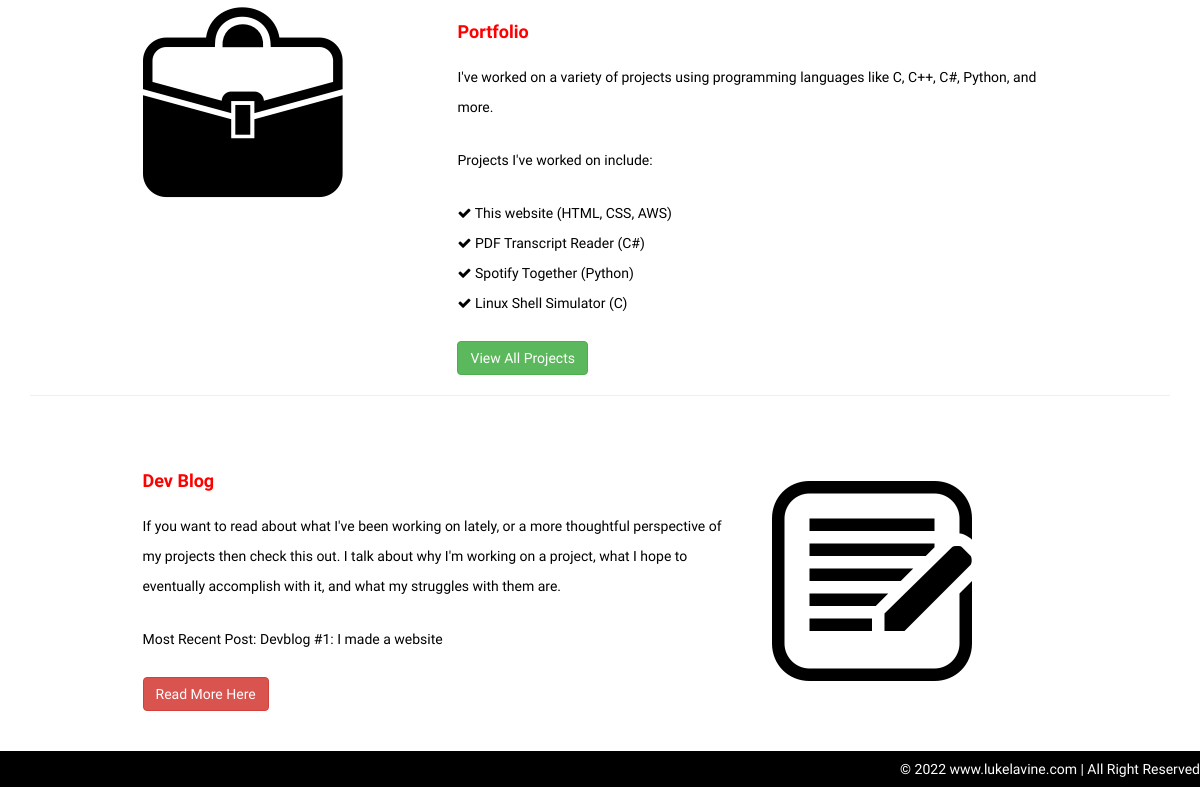
/ (lower part), run on an earlier commit of the app's database.
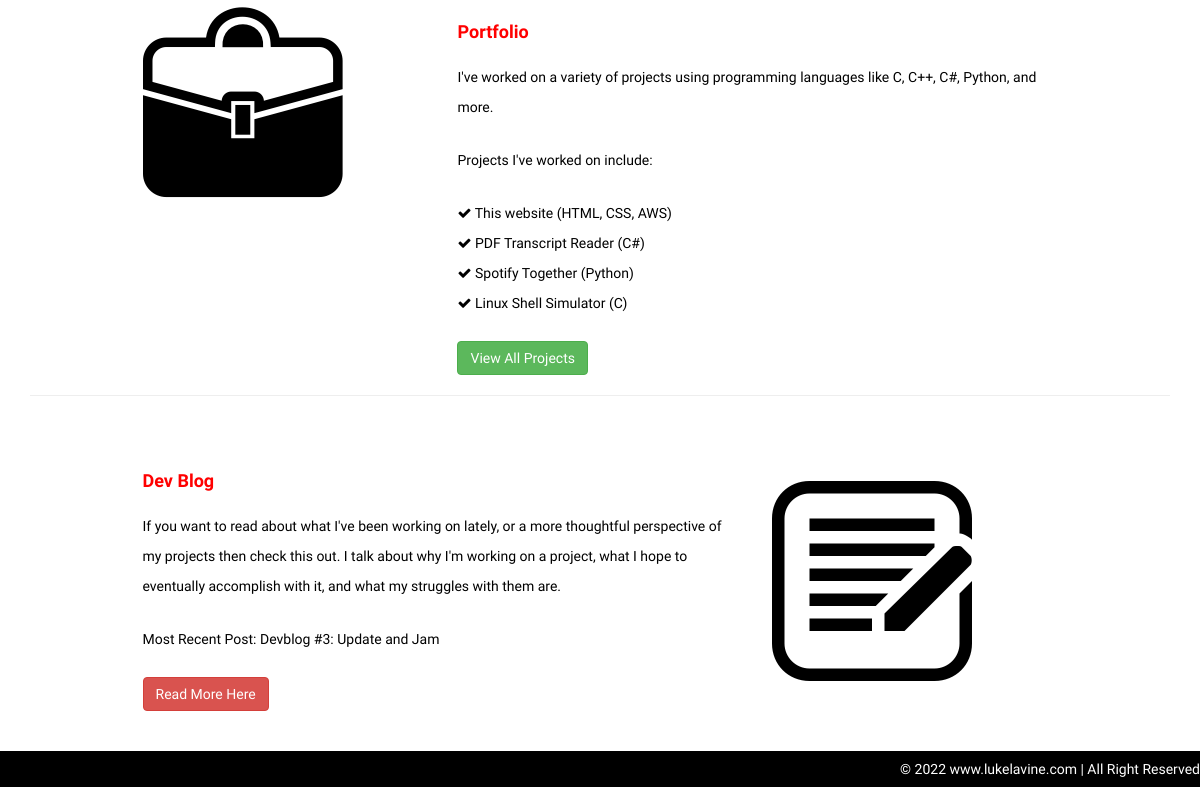
And on a later commit of the database.
### blog/models.py (models this page shows)
class Post(models.Model):
	published = models.DateTimeField('date published')
	title = models.CharField(max_length = 100)
	text = models.TextField(blank=True)

### home/views.py (the view)
# urls.py: 2. Add a URL to urlpatterns:  path('', views.home, name='home')
def home(request):
	recent_post = Post.objects.latest('published')
	context = {'recent_post': recent_post}
	return render(request, 'home/index.html', context)

### home/templates/home/index.html (shortened to what this page needs)
{% extends 'home/base.html' %}
{% load static %}
{% block content %}
    <div id="products-section" >
         <div class="container" >
            <div class="row main-low-margin" >
                <div class="col-md-10  col-md-offset-1 ">
 <div class="col-md-4 col-sm-4" data-scrollreveal="enter left and move 100px, wait 0.8s">
                    <img src="{% static 'assets/img/product/portfolio.png' %}" alt="">
                </div>
                <div class="col-md-8 " data-scrollreveal="enter right and move 100px, wait 0.4s">
                    <h4 >  <strong class="color-red"> Portfolio </strong></h4>
                    <p>
                        I've worked on a variety of projects using programming languages like C, C++, C#, Python, and more.
                    </p>
                    <p>
                        Projects I've worked on include:
                    </p>
                    <p>
                       <i class="fa fa-check"></i> This website (HTML, CSS, AWS)<br />
                       <i class="fa fa-check"></i> PDF Transcript Reader (C#)<br />
                       <i class="fa fa-check"></i> Spotify Together (Python)<br />
					   <i class="fa fa-check"></i> Linux Shell Simulator (C)<br />
                    </p>
		    <a href="{% url 'portfolio' %}" class="btn btn-success" >View All Projects</a>
                </div>
                </div>
            </div>
            <hr />
           <div class="row main-low-margin bottam-pad" >
                 <div class="col-md-10  col-md-offset-1 ">
                <div class="col-md-8 " data-scrollreveal="enter left and move 100px, wait 0.4s">
                    <h4 >  <strong class="color-red"> Dev Blog </strong></h4>
                    <p>
                        If you want to read about what I've been working on lately, or a more thoughtful perspective of my projects then check this out. I talk about why I'm working on a project, what I hope to eventually accomplish with it, and what my struggles with them are.
                    </p>
                    <p>
                        Most Recent Post: {{recent_post.title}}
                    </p>
                    <a href="{% url 'blog:index' %}" class="btn btn-danger" >Read More Here</a>
                </div>
                <div class="col-md-4 " data-scrollreveal="enter right and move 100px, wait 0.4s">
                    <img class="img-margin-product" src="{% static 'assets/img/product/blog.png' %}" alt="">
                </div>
                     </div>
            </div>
        </div>
    </div>
{% endblock %}

What changed in the data, as far as the page shows it:
no longer on this page (row unchanged): Post: title "Devblog #1: I made a website"
added Post: title "Devblog #3: Update and Jam"
